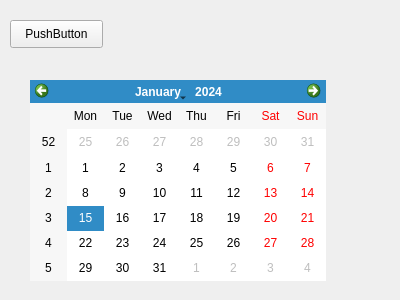
<?xml version="1.0" encoding="UTF-8"?>
<ui version="4.0">
 <class>Form</class>
 <widget class="QWidget" name="Form">
  <property name="geometry">
   <rect>
    <x>0</x>
    <y>0</y>
    <width>400</width>
    <height>300</height>
   </rect>
  </property>
  <property name="windowTitle">
   <string>Form</string>
  </property>
  <widget class="QPushButton" name="pushButton">
   <property name="geometry">
    <rect>
     <x>10</x>
     <y>20</y>
     <width>93</width>
     <height>28</height>
    </rect>
   </property>
   <property name="text">
    <string>PushButton</string>
   </property>
  </widget>
  <widget class="QCalendarWidget" name="calendarWidget">
   <property name="geometry">
    <rect>
     <x>30</x>
     <y>80</y>
     <width>296</width>
     <height>201</height>
    </rect>
   </property>
  </widget>
 </widget>
 <resources/>
 <connections/>
</ui>
